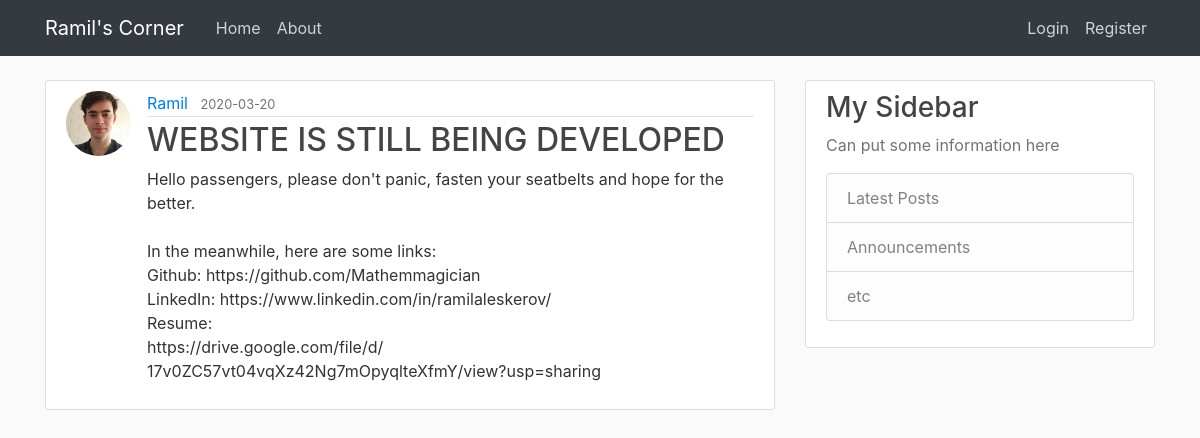
Screenshot of /post/23 with the database file from the repository.
### flaskblog/models.py (models this page shows, shortened)
class User(db.Model, UserMixin):
    id = db.Column(db.Integer, primary_key=True)
    username = db.Column(db.String(20), unique=True, nullable=False)
    email = db.Column(db.String(120), unique=True, nullable=False)
    image_file = db.Column(db.String(20), nullable=False, default='default.jpg')
    password = db.Column(db.String(60), nullable=False)
    posts = db.relationship('Post', backref='author', lazy=True)

class Post(db.Model):
    id = db.Column(db.Integer, primary_key=True)
    title = db.Column(db.String(100), nullable=False)
    date_posted = db.Column(db.DateTime, nullable=False, default=datetime.utcnow)
    content = db.Column(db.Text, nullable=False)
    user_id = db.Column(db.Integer, db.ForeignKey('user.id'), nullable=False)

### flaskblog/posts/routes.py (the view)
@posts.route("/post/<int:post_id>")
def post(post_id):
    post = Post.query.get_or_404(post_id)
    return render_template('post.html', title=post.title, post=post)

### flaskblog/templates/post.html (shortened to what this page needs)
{% extends "layout.html" %}
{% block content %}
  <article class="media content-section">
    <img class="rounded-circle article-img" src="{{ url_for('static', filename='profile_pics/' + post.author.image_file) }}">
    <div class="media-body">
      <div class="article-metadata">
        <a class="mr-2" href="{{ url_for('users.user_posts', username=post.author.username) }}">{{ post.author.username }}</a>
        <small class="text-muted">{{ post.date_posted.strftime('%Y-%m-%d') }}</small>
      </div>
      <h2 class="article-title">{{ post.title }}</h2>
      <p class="article-content">{{ post.content }}</p>
    </div>
  </article>
{% endblock content %}

### flaskblog/static/main.css (style rules this page uses)
body { background: #fafafa; color: #333333; margin-top: 5rem; }
h1, h2, h3, h4, h5, h6 { color: #444444; }
.content-section { background: #ffffff; padding: 10px 20px; border: 1px solid #dddddd; border-radius: 3px; margin-bottom: 20px; }
.article-title { color: #444444; }
.article-content { white-space: pre-line; }
.article-img { height: 65px; width: 65px; margin-right: 16px; }
.article-metadata { padding-bottom: 1px; margin-bottom: 4px; border-bottom: 1px solid #e3e3e3 }

### rows the page displays
User: image_file (picture), author.username "Ramil"
Post: date_posted "2020-03-20", title "WEBSITE IS STILL BEING DEVELOPED", content "Hello passengers, please don't panic, fasten your seatbelts and hope for the better. In the meanwhile, here are some links: Github: https://github.com/Mathemmagician LinkedIn: https://www.linkedin.com/in/ramilaleskerov/ Resume: https://drive.google.com/file/d/ 17v0ZC57vt04vqXz42Ng7mOpyqlteXfmY/view?usp=sharing"
